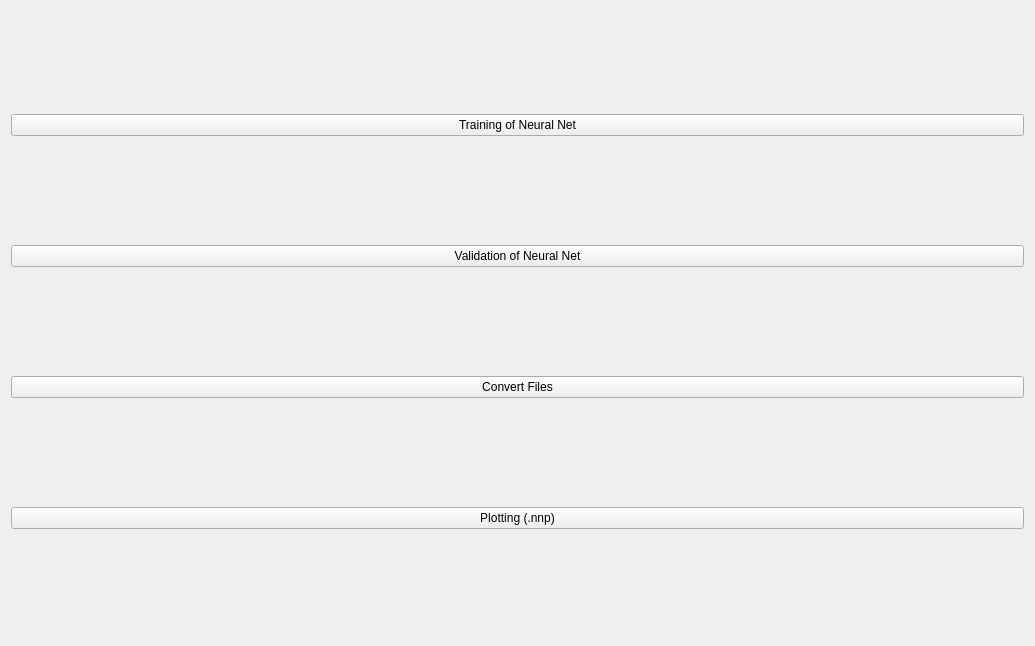
<?xml version="1.0" encoding="UTF-8"?>
<ui version="4.0">
 <class>ChooseWidget</class>
 <widget class="QWidget" name="ChooseWidget">
  <property name="geometry">
   <rect>
    <x>0</x>
    <y>0</y>
    <width>1035</width>
    <height>646</height>
   </rect>
  </property>
  <property name="windowTitle">
   <string>Form</string>
  </property>
  <layout class="QVBoxLayout" name="verticalLayout">
   <item>
    <widget class="QPushButton" name="btn_newTraining">
     <property name="text">
      <string>Training of Neural Net</string>
     </property>
    </widget>
   </item>
   <item>
    <widget class="QPushButton" name="btn_newValidation">
     <property name="text">
      <string>Validation of Neural Net</string>
     </property>
    </widget>
   </item>
   <item>
    <widget class="QPushButton" name="btn_newConversion">
     <property name="text">
      <string>Convert Files</string>
     </property>
    </widget>
   </item>
   <item>
    <widget class="QPushButton" name="btn_newPlots">
     <property name="text">
      <string>Plotting (.nnp)</string>
     </property>
    </widget>
   </item>
  </layout>
 </widget>
 <resources/>
 <connections/>
</ui>
